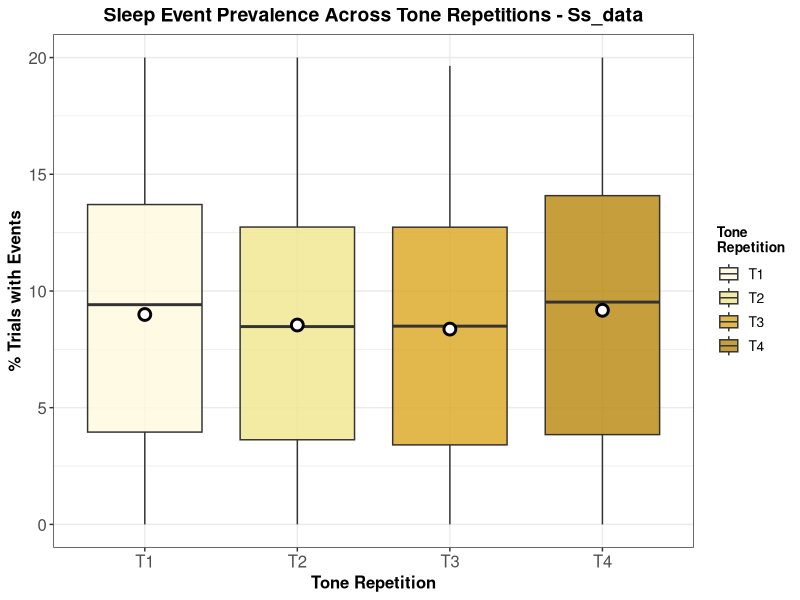
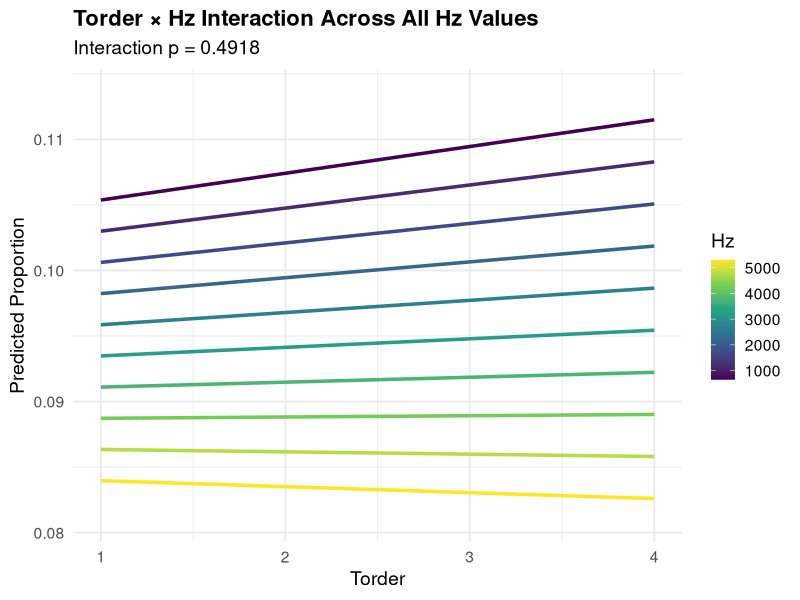
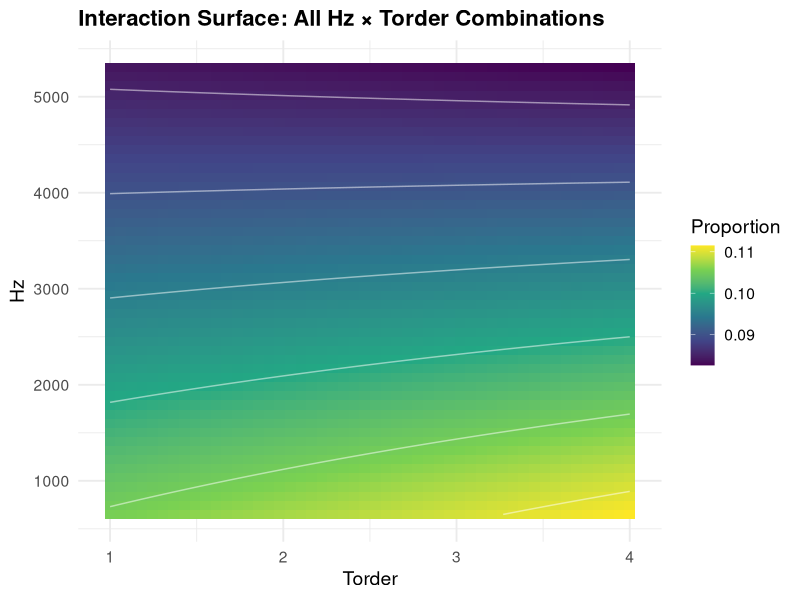
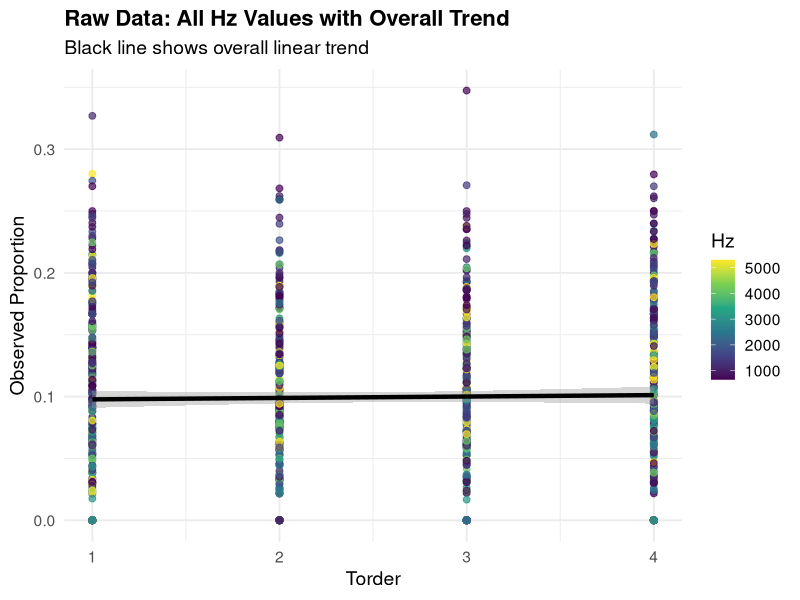
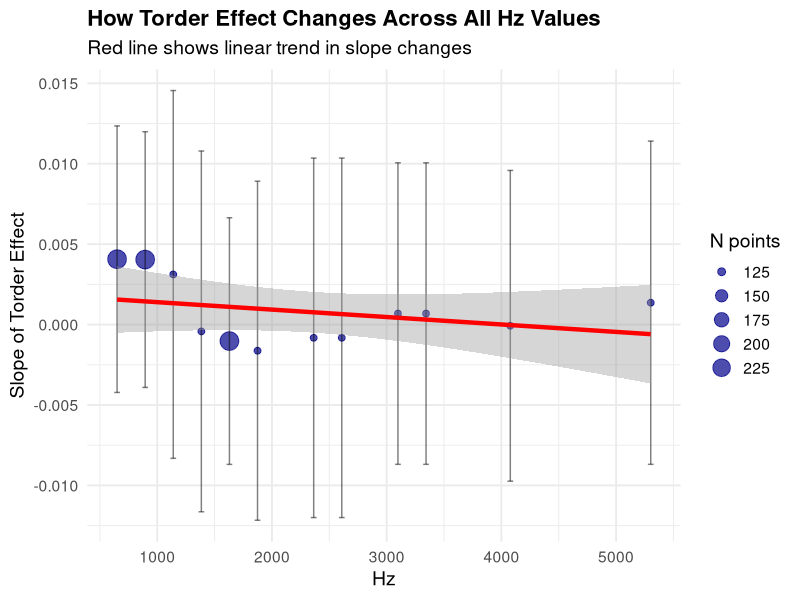
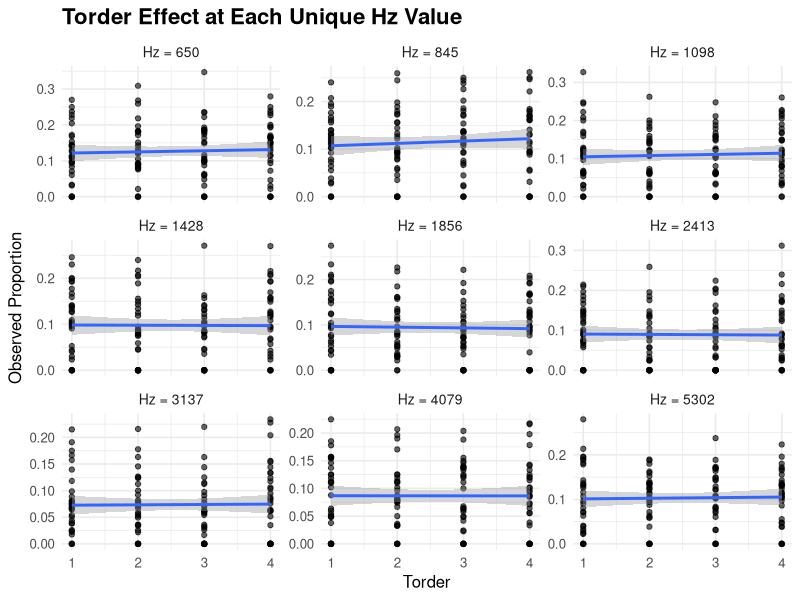
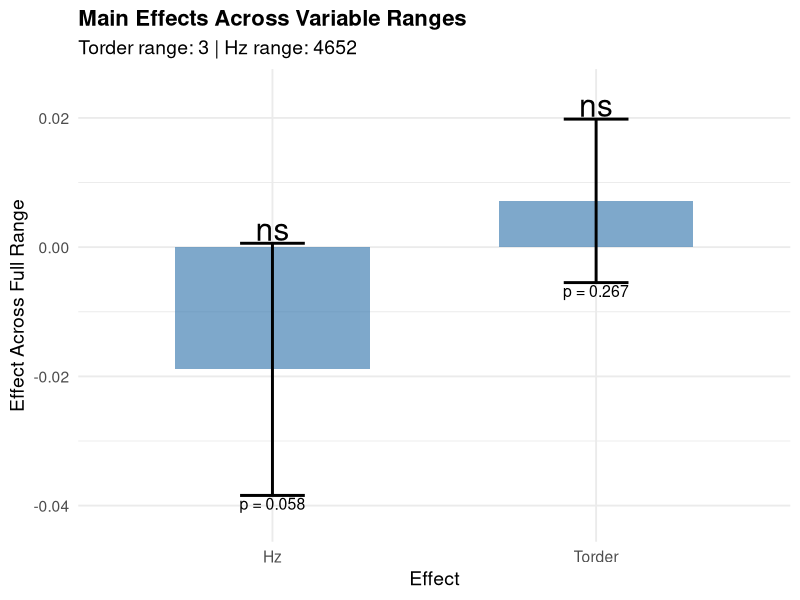
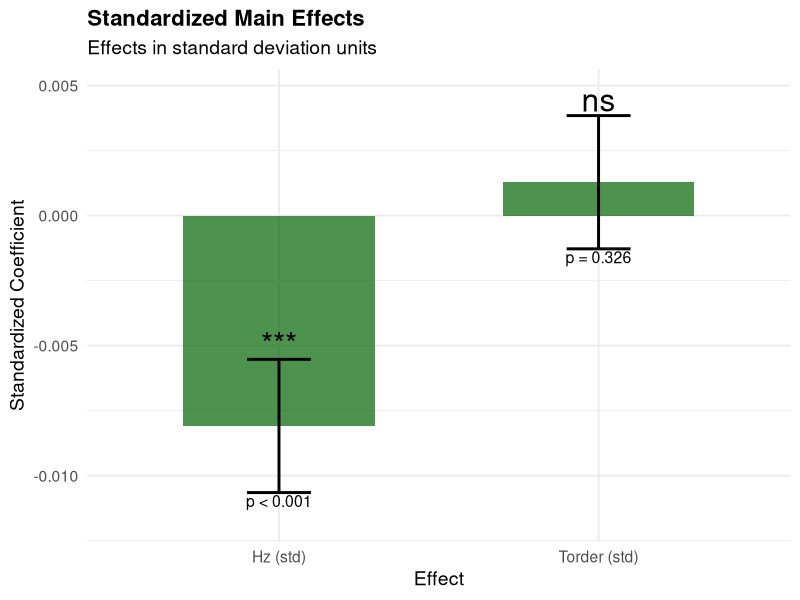

These charts were generated, in order, by the following R code:
## ---- chunk 1

library(dplyr)
library(lme4)
library(stringr)  #  for str_extract
library(lmerTest)  # For p-values


library(ggplot2)
library(emmeans)
library(viridis)
library(ggsignif)

## ---- chunk 2
T <- read.csv("out_to_preva_lme_anal.csv")

T$hz <- as.numeric(str_extract(T$cond, "(?<=T)\\d+(?=_)"))
T$torder <- as.numeric(str_extract(T$cond, "(?<=_)\\d+"))

N2_data <- aggregate(trial_amount ~ sub + hz + torder, T[T$sov == "N2",], sum)
Kc_raw <- aggregate(trial_amount ~ sub + hz + torder, T[T$sov == "N2EliwJKc",], sum)
Ss_raw <- aggregate(trial_amount ~ sub + hz + torder, T[T$sov == "N2EliwJSs",], sum)

Kc_data <- merge(Kc_raw, N2_data, by = c("sub", "hz", "torder"), suffixes = c("_Kc", "_N2"))
Kc_data$proportion <- Kc_data$trial_amount_Kc / Kc_data$trial_amount_N2

Ss_data <- merge(Ss_raw, N2_data, by = c("sub", "hz", "torder"), suffixes = c("_Ss", "_N2"))
Ss_data$proportion <- Ss_data$trial_amount_Ss / Ss_data$trial_amount_N2


##############################################
# Adjust curr_data and run the following sections. Take figs with a grain of salt, as it is very heavily chat induced
##############################################
curr_data = Ss_data ## Kc_data, Ss_data 


## ---- chunk 3
###### MLE analysis

# Create output file
dataset_name <- if(identical(curr_data, Ss_data)) "Ss_data" else "Kc_data"
output_file <- paste0("lme_analysis_results_", dataset_name, ".txt")
sink(output_file)  # Redirect output to file

curr_data$torder_ord <- ordered(curr_data$torder)
curr_data$hz_ord <- ordered(curr_data$hz)

# Calculate BF using BIC differences
BF <- function(bic1, bic2) {
    exp((bic1 - bic2)/2)
}

cat("=== LINEAR MIXED-EFFECTS MODEL ANALYSIS RESULTS ===\n")
cat("Date:", format(Sys.time(), "%Y-%m-%d %H:%M:%S"), "\n\n")
cat("=== MODEL COMPARISONS ===\n\n")

# Compare models to test interaction significance
model_null            <- lmer(proportion ~ (1|sub), data = curr_data)
model_hz              <- lmer(proportion ~ hz + (1|sub), data = curr_data)
model_torder          <- lmer(proportion ~ torder + (1|sub), data = curr_data)
model_addative        <- lmer(proportion ~ torder + hz + (1|sub), data = curr_data)
model_interaction     <- lmer(proportion ~ torder * hz + (1|sub), data = curr_data)


cat("1. NULL vs HZ MODEL:\n")
print(anova(model_null, model_hz))
cat("BF =", BF(BIC(model_null), BIC(model_hz)), "\n")
cat("\n")

cat("2. NULL vs TORDER MODEL:\n")
print(anova(model_null, model_torder))
cat("BF =", BF(BIC(model_null), BIC(model_torder)), "\n")
cat("\n")

cat("3. HZ vs ADDITIVE MODEL:\n")
print(anova(model_hz, model_addative))
cat("BF =", BF(BIC(model_hz), BIC(model_addative)), "\n")
cat("\n")

cat("4. TORDER vs ADDITIVE MODEL:\n")
print(anova(model_torder, model_addative))
cat("BF =", BF(BIC(model_torder), BIC(model_addative)), "\n")
cat("\n")

cat("5. ADDITIVE vs INTERACTION MODEL:\n")
print(anova(model_addative, model_interaction))
cat("BF =", BF(BIC(model_addative), BIC(model_interaction)), "\n")
cat("\n")

# Test interaction
cat("=== FINAL INTERACTION MODEL SUMMARY ===\n")
print(summary(model_interaction))
cat("\n")

cat("=== TYPE III ANOVA TABLE ===\n")
print(anova(model_interaction))
cat("\n")

# Get BIC for all models
all_models_BIC <- data.frame(
  Model = c("Null", "Hz only", "Torder only", "Additive", "Interaction"),
  AIC = c(AIC(model_null), AIC(model_hz), AIC(model_torder), AIC(model_addative), AIC(model_interaction)),
  BIC = c(BIC(model_null), BIC(model_hz), BIC(model_torder), BIC(model_addative), BIC(model_interaction)),
  LogLik = c(logLik(model_null), logLik(model_hz), logLik(model_torder), logLik(model_addative), logLik(model_interaction)),
  df = c(attr(logLik(model_null), "df"), 
         attr(logLik(model_hz), "df"), 
         attr(logLik(model_torder), "df"), 
         attr(logLik(model_addative), "df"), 
         attr(logLik(model_interaction), "df"))
)

print(all_models_BIC)

# Calculate BIC differences relative to null model
all_models_BIC$Delta_BIC_from_null <- all_models_BIC$BIC - BIC(model_null)

# Calculate BIC differences relative to best model
best_BIC <- min(all_models_BIC$BIC)
all_models_BIC$Delta_BIC_from_best <- all_models_BIC$BIC - best_BIC

# Calculate Bayes Factors
null_bic <- BIC(model_null)

# BF relative to null model (BF > 1 means evidence against null)
all_models_BIC$BF_vs_null <- sapply(all_models_BIC$BIC, function(x) BF(null_bic, x))

# BF relative to best model (BF > 1 means evidence against the model compared to best)
all_models_BIC$BF_vs_best <- sapply(all_models_BIC$BIC, function(x) BF(best_BIC, x))

print(all_models_BIC)

# Individual BIC values for quick reference
cat("\nIndividual BIC values:\n")
cat("Null model:", BIC(model_null), "\n")
cat("Hz model:", BIC(model_hz), "\n") 
cat("Torder model:", BIC(model_torder), "\n")
cat("Additive model:", BIC(model_addative), "\n")
cat("Interaction model:", BIC(model_interaction), "\n")

# Best model
best_model_index <- which.min(all_models_BIC$BIC)
cat("\nBest model (lowest BIC):", all_models_BIC$Model[best_model_index], 
    "with BIC =", all_models_BIC$BIC[best_model_index], "\n")

# Bayes Factor interpretations
cat("\n=== BAYES FACTOR ANALYSIS ===\n\n")

cat("BAYES FACTORS vs NULL MODEL:\n")
for(i in 1:nrow(all_models_BIC)) {
  bf_val <- all_models_BIC$BF_vs_null[i]
  model_name <- all_models_BIC$Model[i]
  
  # Interpretation based on Kass & Raftery (1995) criteria
  if(bf_val < 1) {
    evidence <- "Evidence against"
  } else if(bf_val >= 1 & bf_val < 3) {
    evidence <- "Barely worth mentioning evidence for"
  } else if(bf_val >= 3 & bf_val < 10) {
    evidence <- "Positive evidence for"
  } else if(bf_val >= 10 & bf_val < 30) {
    evidence <- "Strong evidence for"
  } else if(bf_val >= 30 & bf_val < 100) {
    evidence <- "Very strong evidence for"
  } else {
    evidence <- "Decisive evidence for"
  }
  
  cat(sprintf("%-15s: BF = %8.2f (%s)\n", model_name, bf_val, evidence))
}

cat("\nBAYES FACTORS vs BEST MODEL:\n")
best_model_name <- all_models_BIC$Model[best_model_index]
cat("Best model:", best_model_name, "\n")

for(i in 1:nrow(all_models_BIC)) {
  if(i != best_model_index) {
    bf_val <- all_models_BIC$BF_vs_best[i]
    model_name <- all_models_BIC$Model[i]
    
    # Interpretation
    if(bf_val < 1) {
      evidence <- "Evidence against best model"
    } else if(bf_val >= 1 & bf_val < 3) {
      evidence <- "Barely worth mentioning evidence against"
    } else if(bf_val >= 3 & bf_val < 10) {
      evidence <- "Positive evidence against"
    } else if(bf_val >= 10 & bf_val < 30) {
      evidence <- "Strong evidence against"
    } else if(bf_val >= 30 & bf_val < 100) {
      evidence <- "Very strong evidence against"
    } else {
      evidence <- "Decisive evidence against"
    }
    
    cat(sprintf("%-15s: BF = %8.2f (%s)\n", model_name, bf_val, evidence))
  }
}

# Key pairwise comparisons
cat("\n=== KEY MODEL COMPARISONS ===\n")

# Hz vs Null
bf_hz_null <- BF(BIC(model_null), BIC(model_hz))
cat(sprintf("Hz vs Null:        BF = %8.2f\n", bf_hz_null))

# Torder vs Null  
bf_torder_null <- BF(BIC(model_null), BIC(model_torder))
cat(sprintf("Torder vs Null:    BF = %8.2f\n", bf_torder_null))

# Additive vs Hz only
bf_add_hz <- BF(BIC(model_hz), BIC(model_addative))
cat(sprintf("Additive vs Hz:    BF = %8.2f\n", bf_add_hz))

# Additive vs Torder only
bf_add_torder <- BF(BIC(model_torder), BIC(model_addative))
cat(sprintf("Additive vs Torder: BF = %8.2f\n", bf_add_torder))

# Interaction vs Additive
bf_int_add <- BF(BIC(model_addative), BIC(model_interaction))
cat(sprintf("Interaction vs Add: BF = %8.2f\n", bf_int_add))

# Post-hoc analysis
cat("\n=== POST-HOC ANALYSIS ===\n\n")

curr_data$torder_factor <- factor(curr_data$torder, levels = c(1, 2, 3, 4))
model_posthoc <- lmer(proportion ~ torder_factor * hz + (1|sub), data = curr_data)

# Get marginal means
emm_torder <- emmeans(model_posthoc, ~ torder_factor)
cat("ESTIMATED MARGINAL MEANS BY TORDER:\n")
print(emm_torder)
cat("\n")

# Get all pairwise comparisons WITHOUT FDR correction first
all_pairs_raw <- pairs(emm_torder, adjust = "none")
pairs_summary_raw <- summary(all_pairs_raw, infer = TRUE)

# Extract only the 3 consecutive comparisons
consecutive_indices <- c(1, 4, 6)  # T1-T2, T2-T3, T3-T4 from the pairs output
consecutive_only <- pairs_summary_raw[consecutive_indices, ]
consecutive_only$p.value.fdr <- p.adjust(consecutive_only$p.value, method = "fdr")

# Create table with consecutive comparison results
comparison_names <- c("T1_vs_T2", "T2_vs_T3", "T3_vs_T4")

consecutive_table <- data.frame(
  Comparison = comparison_names,
  Difference = round(consecutive_only$estimate, 4),
  SE = round(consecutive_only$SE, 4),
  t_ratio = round(consecutive_only$t.ratio, 2),
  df = consecutive_only$df,
  p_raw = sprintf("%.2e", consecutive_only$p.value),
  p_FDR_corrected = sprintf("%.2e", consecutive_only$p.value.fdr),
  stringsAsFactors = FALSE
)

cat("=== CONSECUTIVE COMPARISONS TABLE ===\n")
print(consecutive_table, row.names = FALSE)
cat("\n")

# Clean table for manuscript
manuscript_table <- data.frame(
  Comparison = comparison_names,
  `Mean Difference` = sprintf("%.4f", consecutive_only$estimate),
  `95% CI` = paste0("[", sprintf("%.4f", consecutive_only$lower.CL), ", ", 
                    sprintf("%.4f", consecutive_only$upper.CL), "]"),
  `t` = sprintf("%.2f", consecutive_only$t.ratio),
  `p (FDR-corrected)` = sprintf("%.2e", consecutive_only$p.value.fdr),
  check.names = FALSE
)

cat("=== MANUSCRIPT-READY TABLE ===\n")
print(manuscript_table, row.names = FALSE)
cat("\n")


# Extract key statistics for manuscript
cat("=== KEY STATISTICS FOR MANUSCRIPT ===\n")
model_summary <- summary(model_interaction)
anova_summary <- anova(model_interaction)

cat("MAIN EFFECTS:\n")
cat("- Torder: F(", anova_summary$NumDF[1], ",", round(anova_summary$DenDF[1]), ") = ", 
    round(anova_summary$`F value`[1], 2), ", p = ", 
    ifelse(anova_summary$`Pr(>F)`[1] < 0.001, 
           sprintf("%.2e", anova_summary$`Pr(>F)`[1]), 
           round(anova_summary$`Pr(>F)`[1], 3)), "\n")

cat("  Beta = ", sprintf("%.3e", model_summary$coefficients[2, 1]), 
    ", t = ", round(model_summary$coefficients[2, 4], 2),
    ", p = ", sprintf("%.2e", model_summary$coefficients[2, 5]), "\n")

cat("- Hz: F(", anova_summary$NumDF[2], ",", round(anova_summary$DenDF[2]), ") = ", 
    round(anova_summary$`F value`[2], 2), ", p = ", 
    ifelse(anova_summary$`Pr(>F)`[2] < 0.001, 
           sprintf("%.2e", anova_summary$`Pr(>F)`[2]), 
           round(anova_summary$`Pr(>F)`[2], 3)), "\n")

cat("  Beta = ", sprintf("%.3e", model_summary$coefficients[3, 1]), 
    ", t = ", round(model_summary$coefficients[3, 4], 2),
    ", p = ", sprintf("%.2e", model_summary$coefficients[3, 5]), "\n")

cat("INTERACTION:\n")
cat("- Torder x Hz: F(", anova_summary$NumDF[3], ",", round(anova_summary$DenDF[3]), ") = ", 
    round(anova_summary$`F value`[3], 2), ", p = ", 
    ifelse(anova_summary$`Pr(>F)`[3] < 0.001, 
           sprintf("%.2e", anova_summary$`Pr(>F)`[3]), 
           round(anova_summary$`Pr(>F)`[3], 3)), "\n")

cat("  Beta = ", sprintf("%.3e", model_summary$coefficients[4, 1]), 
    ", t = ", round(model_summary$coefficients[4, 4], 2),
    ", p = ", sprintf("%.2e", model_summary$coefficients[4, 5]), "\n")

cat("\n=== BAYES FACTOR SUMMARY FOR MANUSCRIPT ===\n")
cat("Model selection based on BIC and Bayes Factors:\n")
cat("- Best model:", best_model_name, "(lowest BIC)\n")
cat("- Evidence for best model vs null: BF =", all_models_BIC$BF_vs_null[best_model_index], "\n")

if(best_model_name != "Interaction") {
  int_index <- which(all_models_BIC$Model == "Interaction")
  cat("- Evidence against interaction model: BF =", all_models_BIC$BF_vs_best[int_index], "\n")
}

cat("\n=== ANALYSIS COMPLETE ===\n")
cat("Results saved to:", output_file, "\n")

# Close the sink to return output to console
sink()

# Print confirmation message to console
cat("Analysis complete! Results saved to:", output_file, "\n")
cat("File location:", file.path(getwd(), output_file), "\n")
## ---- chunk 4
# Load required libraries
library(ggplot2)
library(dplyr)

# Create boxplots with mustard color gradient
# Assuming curr_data is already available from your analysis

# Convert proportion to percentage
curr_data$percentage <- curr_data$proportion * 100
curr_data$torder_factor <- factor(curr_data$torder, levels = c(1, 2, 3, 4), 
                                 labels = c("T1", "T2", "T3", "T4"))

# Define mustard color gradient (light to dark)
mustard_colors <- c("#FFF8DC", "#F0E68C", "#DAA520", "#B8860B")

# Create the boxplot
p <- ggplot(curr_data, aes(x = torder_factor, y = percentage, fill = torder_factor)) +
  geom_boxplot(alpha = 0.8, outlier.shape = NA) +
  
  # Add mean points
  stat_summary(fun = mean, geom = "point", shape = 21, size = 3, 
               fill = "white", stroke = 1.5) +
  
  # Styling
  labs(title = paste("Sleep Event Prevalence Across Tone Repetitions -", dataset_name),
       x = "Tone Repetition",
       y = "% Trials with Events") +
  scale_fill_manual(values = mustard_colors, name = "Tone\nRepetition") +
  theme_bw() +
  theme(plot.title = element_text(hjust = 0.5, size = 14, face = "bold"),
        axis.text = element_text(size = 12),
        axis.title = element_text(size = 12, face = "bold"),
        legend.title = element_text(size = 10, face = "bold"),
        legend.text = element_text(size = 10)) +
  ylim(0, 20)

# Print the plot
print(p)

# Save the plot
ggsave(paste0("boxplot_", dataset_name, ".svg"), 
       plot = p, width = 8, height = 6, dpi = 300)

cat("Boxplot created and saved successfully!\n")
## ---- chunk 5

# Function to add significance asterisks
add_sig <- function(p_val) {
  if (p_val < 0.001) return("***")
  else if (p_val < 0.01) return("**") 
  else if (p_val < 0.05) return("*")
  else return("ns")
}
## ---- chunk 6


###### MLE analysis plotting ######

# Create prediction data for interaction plots
hz_range_seq <- seq(min(curr_data$hz), max(curr_data$hz), length.out = 10)
torder_range_seq <- seq(min(curr_data$torder), max(curr_data$torder), length.out = 50)

pred_data_full <- expand.grid(
  torder = torder_range_seq,
  hz = hz_range_seq,
  sub = curr_data$sub[1]
)
pred_data_full$predicted <- predict(model_interaction, pred_data_full, re.form = NA)

# Plot 1: Interaction lines across all Hz values
plot_interaction_lines <- ggplot(pred_data_full, aes(x = torder, y = predicted, color = hz)) +
  geom_line(aes(group = hz), size = 1.2) +
  scale_color_viridis_c(name = "Hz") +
  scale_y_continuous(limits = c(min(pred_data_full$predicted)*0.98, max(pred_data_full$predicted)*1.02)) +
  labs(title = "Torder × Hz Interaction Across All Hz Values",
       x = "Torder", 
       y = "Predicted Proportion",
       subtitle = paste("Interaction p =", round(anova(model_addative, model_interaction)$`Pr(>Chisq)`[2], 4))) +
  theme_minimal(base_size = 14) +
  theme(plot.title = element_text(size = 16, face = "bold"))

print(plot_interaction_lines)

# Plot 2: 2D heatmap showing interaction surface
pred_grid_full <- expand.grid(
  torder = seq(min(curr_data$torder), max(curr_data$torder), length.out = 50),
  hz = seq(min(curr_data$hz), max(curr_data$hz), length.out = 50),
  sub = curr_data$sub[1]
)
pred_grid_full$predicted <- predict(model_interaction, pred_grid_full, re.form = NA)

plot_heatmap <- ggplot(pred_grid_full, aes(x = torder, y = hz, fill = predicted)) +
  geom_tile() +
  scale_fill_viridis_c(name = "Proportion") +
  geom_contour(aes(z = predicted), color = "white", alpha = 0.5, size = 0.5) +
  labs(title = "Interaction Surface: All Hz × Torder Combinations",
       x = "Torder", y = "Hz") +
  theme_minimal(base_size = 14) +
  theme(plot.title = element_text(size = 16, face = "bold"))

print(plot_heatmap)

# Plot 3: Raw data points colored by Hz with overall trend
plot_raw_data <- ggplot(curr_data, aes(x = torder, y = proportion, color = hz)) +
  geom_point(size = 2, alpha = 0.7) +
  geom_smooth(method = "lm", se = TRUE, color = "black", size = 1.5) +
  scale_color_viridis_c(name = "Hz") +
  labs(title = "Raw Data: All Hz Values with Overall Trend",
       x = "Torder", 
       y = "Observed Proportion",
       subtitle = "Black line shows overall linear trend") +
  theme_minimal(base_size = 14) +
  theme(plot.title = element_text(size = 16, face = "bold"))

print(plot_raw_data)

# Plot 4: Slope of torder effect across Hz values
hz_seq <- seq(min(curr_data$hz), max(curr_data$hz), length.out = 20)
slopes_data_full <- data.frame()

for(hz_val in hz_seq) {
  window_size <- (max(curr_data$hz) - min(curr_data$hz)) / 20
  temp_data <- curr_data[abs(curr_data$hz - hz_val) <= window_size, ]
  
  if(nrow(temp_data) > 5) {
    slope_model <- lm(proportion ~ torder, data = temp_data)
    slopes_data_full <- rbind(slopes_data_full, data.frame(
      hz = hz_val,
      slope = coef(slope_model)[2],
      slope_se = summary(slope_model)$coefficients[2,2],
      n_points = nrow(temp_data)
    ))
  }
}

plot_slopes <- ggplot(slopes_data_full, aes(x = hz, y = slope)) +
  geom_point(aes(size = n_points), color = "darkblue", alpha = 0.7) +
  geom_errorbar(aes(ymin = slope - 1.96*slope_se, ymax = slope + 1.96*slope_se), 
                width = 50, alpha = 0.5) +
  geom_smooth(method = "lm", se = TRUE, color = "red", size = 1.5) +
  scale_size_continuous(name = "N points", range = c(2, 6)) +
  labs(title = "How Torder Effect Changes Across All Hz Values",
       x = "Hz", 
       y = "Slope of Torder Effect",
       subtitle = "Red line shows linear trend in slope changes") +
  theme_minimal(base_size = 14) +
  theme(plot.title = element_text(size = 16, face = "bold"))

print(plot_slopes)

# Plot 5: Faceted plots by Hz (if manageable number)
unique_hz <- sort(unique(curr_data$hz))
if(length(unique_hz) <= 12) {
  plot_facets <- ggplot(curr_data, aes(x = torder, y = proportion)) +
    geom_point(alpha = 0.6, size = 1.5) +
    geom_smooth(method = "lm", se = TRUE, size = 1) +
    facet_wrap(~hz, scales = "free_y", 
               labeller = labeller(hz = function(x) paste("Hz =", x))) +
    labs(title = "Torder Effect at Each Unique Hz Value",
         x = "Torder", 
         y = "Observed Proportion") +
    theme_minimal(base_size = 12) +
    theme(strip.text = element_text(size = 10),
          plot.title = element_text(size = 16, face = "bold"))
  
  print(plot_facets)
} else {
  cat("Too many unique Hz values (", length(unique_hz), ") for individual facets.\n")
  cat("Unique Hz values:", paste(unique_hz, collapse = ", "))
}

###### Bar plots with significance ######

model_summary <- summary(model_interaction)

# Plot 6: Fixed main effects (across ranges)
hz_range <- max(curr_data$hz) - min(curr_data$hz)
torder_range <- max(curr_data$torder) - min(curr_data$torder)

effects_range <- data.frame(
  Effect = c("Torder", "Hz"),
  Estimate_per_unit = model_summary$coefficients[2:3, 1],
  Range = c(torder_range, hz_range),
  Effect_across_range = c(
    model_summary$coefficients[2, 1] * torder_range,
    model_summary$coefficients[3, 1] * hz_range
  ),
  SE_across_range = c(
    model_summary$coefficients[2, 2] * torder_range,
    model_summary$coefficients[3, 2] * hz_range
  ),
  p_value = model_summary$coefficients[2:3, 5]
)

effects_range$significance <- sapply(effects_range$p_value, add_sig)
effects_range$CI_lower <- effects_range$Effect_across_range - 1.96 * effects_range$SE_across_range
effects_range$CI_upper <- effects_range$Effect_across_range + 1.96 * effects_range$SE_across_range

# Format p-values properly (avoid p=0)
effects_range$p_label <- ifelse(effects_range$p_value < 0.001, 
                               paste("p <", "0.001"), 
                               paste("p =", round(effects_range$p_value, 3)))

# Fix positioning for asterisks - use absolute positions
effects_range$y_pos_stars <- pmax(effects_range$CI_upper, effects_range$Effect_across_range) + 
                            0.02 * max(abs(effects_range$Effect_across_range))

# Calculate y-axis limits to include asterisks
y_min <- min(effects_range$CI_lower) * 1.1
y_max <- max(effects_range$y_pos_stars) * 1.2

plot_main_effects_fixed <- ggplot(effects_range, aes(x = Effect, y = Effect_across_range)) +
  geom_col(fill = "steelblue", alpha = 0.7, width = 0.6) +
  geom_errorbar(aes(ymin = CI_lower, ymax = CI_upper), width = 0.2, size = 1) +
  geom_text(aes(label = significance, y = y_pos_stars), vjust = 0, size = 8) +
  geom_text(aes(label = p_label, y = CI_lower), vjust = 1.2, size = 4) +
  scale_y_continuous(limits = c(y_min, y_max)) +
  labs(title = "Main Effects Across Variable Ranges",
       subtitle = paste("Torder range:", torder_range, "| Hz range:", hz_range),
       x = "Effect", y = "Effect Across Full Range") +
  theme_minimal(base_size = 14) +
  theme(plot.title = element_text(size = 16, face = "bold"))

print(plot_main_effects_fixed)

# Plot 7: Standardized effects
curr_data_scaled <- curr_data
curr_data_scaled$torder_z <- scale(curr_data_scaled$torder)[,1]
curr_data_scaled$hz_z <- scale(curr_data_scaled$hz)[,1]

model_standardized <- lmer(proportion ~ torder_z * hz_z + (1|sub), data = curr_data_scaled)
model_std_summary <- summary(model_standardized)

std_effects <- data.frame(
  Effect = c("Torder (std)", "Hz (std)"),
  Estimate = model_std_summary$coefficients[2:3, 1],
  SE = model_std_summary$coefficients[2:3, 2],
  p_value = model_std_summary$coefficients[2:3, 5]
)
std_effects$significance <- sapply(std_effects$p_value, add_sig)
std_effects$CI_lower <- std_effects$Estimate - 1.96 * std_effects$SE
std_effects$CI_upper <- std_effects$Estimate + 1.96 * std_effects$SE

# Format p-values properly
std_effects$p_label <- ifelse(std_effects$p_value < 0.001, 
                             paste("p <", "0.001"), 
                             paste("p =", round(std_effects$p_value, 3)))

# Fix positioning and y-axis limits for standardized plot too
std_effects$y_pos_stars <- pmax(std_effects$CI_upper, std_effects$Estimate) + 
                          0.02 * max(abs(std_effects$Estimate))

y_min_std <- min(std_effects$CI_lower) * 1.1
y_max_std <- max(std_effects$y_pos_stars) * 1.2

plot_standardized_effects <- ggplot(std_effects, aes(x = Effect, y = Estimate)) +
  geom_col(fill = "darkgreen", alpha = 0.7, width = 0.6) +
  geom_errorbar(aes(ymin = CI_lower, ymax = CI_upper), width = 0.2, size = 1) +
  geom_text(aes(label = significance, y = y_pos_stars), vjust = 0, size = 8) +
  geom_text(aes(label = p_label, y = CI_lower), vjust = 1.2, size = 4) +
  scale_y_continuous(limits = c(y_min_std, y_max_std)) +
  labs(title = "Standardized Main Effects",
       subtitle = "Effects in standard deviation units",
       x = "Effect", y = "Standardized Coefficient") +
  theme_minimal(base_size = 14) +
  theme(plot.title = element_text(size = 16, face = "bold"))

print(plot_standardized_effects)

# Plot 8: Mean proportion by torder value
torder_means <- curr_data %>%
  group_by(torder) %>%
  summarise(
    mean_prop = mean(proportion),
    se_prop = sd(proportion)/sqrt(n()),
    n_obs = n(),
    .groups = "drop"
  )

# Test if each torder differs significantly from grand mean
grand_mean <- mean(curr_data$proportion)
torder_means$t_stat <- (torder_means$mean_prop - grand_mean) / torder_means$se_prop
torder_means$p_value <- 2 * (1 - pt(abs(torder_means$t_stat), df = torder_means$n_obs - 1))
torder_means$significance <- sapply(torder_means$p_value, add_sig)
torder_means$sig_label <- ifelse(torder_means$significance == "ns", "", torder_means$significance)

plot_torder_means <- ggplot(torder_means, aes(x = factor(torder), y = mean_prop)) +
  geom_col(fill = "forestgreen", alpha = 0.7, width = 0.8) +
  geom_errorbar(aes(ymin = mean_prop - 1.96*se_prop, ymax = mean_prop + 1.96*se_prop), 
                width = 0.2, size = 1) +
  geom_hline(yintercept = grand_mean, linetype = "dashed", alpha = 0.6, color = "red") +
  geom_text(aes(label = sig_label, y = mean_prop + 1.96*se_prop), vjust = -0.5, size = 5) +
  labs(title = "Mean Proportion by Torder Value",
       subtitle = "Dashed line = grand mean; asterisks = significantly different from grand mean",
       x = "Torder", y = "Mean Proportion") +
  theme_minimal(base_size = 14) +
  theme(plot.title = element_text(size = 16, face = "bold"),
        axis.text.x = element_text(angle = 45, hjust = 1))

print(plot_torder_means)

# Plot 9: Mean proportion by Hz value
hz_means <- curr_data %>%
  group_by(hz) %>%
  summarise(
    mean_prop = mean(proportion),
    se_prop = sd(proportion)/sqrt(n()),
    n_obs = n(),
    .groups = "drop"
  )

# Test if each hz differs significantly from grand mean
hz_means$t_stat <- (hz_means$mean_prop - grand_mean) / hz_means$se_prop
hz_means$p_value <- 2 * (1 - pt(abs(hz_means$t_stat), df = hz_means$n_obs - 1))
hz_means$significance <- sapply(hz_means$p_value, add_sig)
hz_means$sig_label <- ifelse(hz_means$significance == "ns", "", hz_means$significance)

plot_hz_means <- ggplot(hz_means, aes(x = factor(hz), y = mean_prop)) +
  geom_col(fill = "orange", alpha = 0.7, width = 0.8) +
  geom_errorbar(aes(ymin = mean_prop - 1.96*se_prop, ymax = mean_prop + 1.96*se_prop), 
                width = 0.2, size = 1) +
  geom_hline(yintercept = grand_mean, linetype = "dashed", alpha = 0.6, color = "red") +
  geom_text(aes(label = sig_label, y = mean_prop + 1.96*se_prop), vjust = -0.5, size = 5) +
  labs(title = "Mean Proportion by Hz Value",
       subtitle = "Dashed line = grand mean; asterisks = significantly different from grand mean",
       x = "Hz", y = "Mean Proportion") +
  theme_minimal(base_size = 14) +
  theme(plot.title = element_text(size = 16, face = "bold"),
        axis.text.x = element_text(angle = 45, hjust = 1))

print(plot_hz_means)

# Plot 10: Interaction bars (remove hardcoded asterisks for now)
interaction_means <- curr_data %>%
  group_by(hz, torder) %>%
  summarise(
    mean_prop = mean(proportion),
    se_prop = sd(proportion)/sqrt(n()),
    n_obs = n(),
    .groups = "drop"
  ) %>%
  filter(n_obs >= 3)  # Only combinations with sufficient data

plot_interaction_bars <- ggplot(interaction_means, aes(x = factor(torder), y = mean_prop, fill = factor(hz))) +
  geom_col(position = "dodge", alpha = 0.8, width = 0.8) +
  geom_errorbar(aes(ymin = mean_prop - 1.96*se_prop, ymax = mean_prop + 1.96*se_prop), 
                position = position_dodge(0.8), width = 0.2, size = 1) +
  scale_fill_viridis_d(name = "Hz") +
  labs(title = "Interaction: Mean Proportion by Hz × Torder",
       subtitle = "Individual condition means (no significance testing)",
       x = "Torder", y = "Mean Proportion") +
  theme_minimal(base_size = 14) +
  theme(plot.title = element_text(size = 16, face = "bold"),
        axis.text.x = element_text(angle = 45, hjust = 1),
        legend.position = "bottom")

print(plot_interaction_bars)

# Plot 11: Interaction effect significance
interaction_effect <- data.frame(
  Effect = "Torder × Hz",
  Estimate = model_summary$coefficients[4, 1],
  SE = model_summary$coefficients[4, 2],
  p_value = model_summary$coefficients[4, 5]
)
interaction_effect$significance <- sapply(interaction_effect$p_value, add_sig)
interaction_effect$CI_lower <- interaction_effect$Estimate - 1.96 * interaction_effect$SE
interaction_effect$CI_upper <- interaction_effect$Estimate + 1.96 * interaction_effect$SE

# Format p-value properly
interaction_effect$p_label <- ifelse(interaction_effect$p_value < 0.001, 
                                   paste("p <", "0.001"), 
                                   paste("p =", round(interaction_effect$p_value, 3)))

# Fix positioning and y-axis limits for interaction plot too
interaction_effect$y_pos_stars <- pmax(interaction_effect$CI_upper, interaction_effect$Estimate) + 
                                  0.02 * max(abs(interaction_effect$Estimate))

y_min_int <- min(interaction_effect$CI_lower) * 1.1
y_max_int <- max(interaction_effect$y_pos_stars) * 1.2

plot_interaction_significance <- ggplot(interaction_effect, aes(x = Effect, y = Estimate)) +
  geom_col(fill = "darkred", alpha = 0.7, width = 0.4) +
  geom_errorbar(aes(ymin = CI_lower, ymax = CI_upper), width = 0.1, size = 1) +
  geom_text(aes(label = significance, y = y_pos_stars), vjust = 0, size = 8) +
  geom_text(aes(label = p_label, y = CI_lower), vjust = 1.2, size = 4) +
  scale_y_continuous(limits = c(y_min_int, y_max_int)) +
  labs(title = "Interaction Effect Significance",
       x = "", y = "Coefficient Estimate") +
  theme_minimal(base_size = 14) +
  theme(plot.title = element_text(size = 16, face = "bold"))

print(plot_interaction_significance)

###### Summary output ######

# Print summary of unique values
cat("\nUnique values in data:\n")
cat("Torder values:", sort(unique(curr_data$torder)), "\n")
cat("Hz values:", sort(unique(curr_data$hz)), "\n")
cat("Total combinations:", nrow(interaction_means), "\n")

# Print significance legend
cat("\nSignificance levels:\n")
cat("*** p < 0.001\n")
cat("**  p < 0.01\n")
cat("*   p < 0.05\n")
cat("ns  not significant\n")

# Show the ranges for context
cat("\nVariable ranges:\n")
cat("Torder: min =", min(curr_data$torder), ", max =", max(curr_data$torder), ", range =", torder_range, "\n")
cat("Hz: min =", min(curr_data$hz), ", max =", max(curr_data$hz), ", range =", hz_range, "\n")
cat("\nPer-unit effects:\n")
cat("Torder:", round(model_summary$coefficients[2, 1], 6), "\n")
cat("Hz:", round(model_summary$coefficients[3, 1], 8), "\n")
cat("\nEffect across full range:\n")
cat("Torder:", round(effects_range$Effect_across_range[1], 4), "\n")
cat("Hz:", round(effects_range$Effect_across_range[2], 4), "\n")
